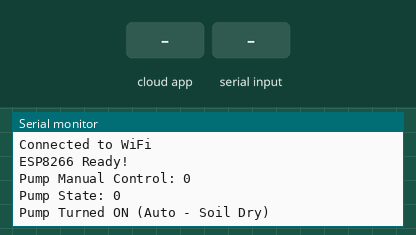
A sketch run on a simulated ESP8266 (NodeMCU). Parts: the last lines printed to the serial monitor. The test bench sets the inputs (shaded band). WiFi joins after 1.5 s; servers stay silent unless stated; the Firebase database answers and starts empty.

Above: at 3.2 s.
3.3 s: the phone or cloud app sets PumpManual to 1
At 5.2 s:
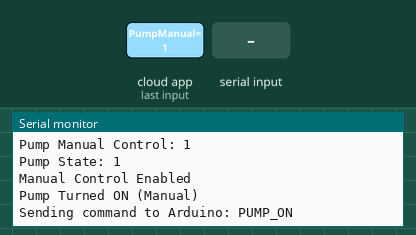
8.7 s: "90,45\n" received over the second serial link
At 9.41 s:
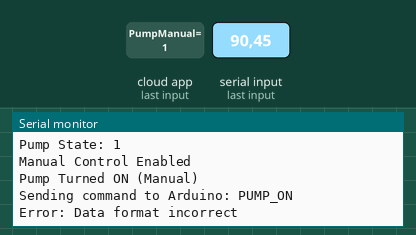
10.7 s: "90,45,200,10\n" received over the second serial link
At 11.76 s:
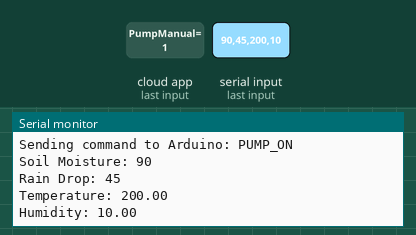

The sketch:

arduino.ino
```cpp
// #include <ESP8266WiFi.h>
// #include <FirebaseESP8266.h>
// #include <SoftwareSerial.h>

// // WiFi Credentials
// #define WIFI_SSID "Redme"
// #define WIFI_PASSWORD "30303030"

// // Firebase Credentials
// #define FIREBASE_HOST "soilmoisture-3abe7-default-rtdb.firebaseio.com"
// #define FIREBASE_AUTH "V8HSNOkBU03Y5jlgjmVIl8MOSZUNNssydm6xIrFr"

// // Firebase objects
// FirebaseData firebaseData;
// FirebaseAuth auth;
// FirebaseConfig config;

// // SoftwareSerial for communication with Arduino
// #define RX_PIN D7  // ESP8266 RX (Connect to Arduino TX)
// #define TX_PIN D8  // ESP8266 TX (Connect to Arduino RX)
// SoftwareSerial mySerial(RX_PIN, TX_PIN);

// void setup() {
//   Serial.begin(9600);  // Serial Monitor
//   mySerial.begin(9600); // Communication with Arduino

//   WiFi.begin(WIFI_SSID, WIFI_PASSWORD);
//   Serial.print("Connecting to WiFi");

//   while (WiFi.status() != WL_CONNECTED) {
//     delay(1000);
//     Serial.print(".");
//   }
//   Serial.println("\nWiFi Connected!");

//   config.host = FIREBASE_HOST;
//   config.signer.tokens.legacy_token = FIREBASE_AUTH;
//   Firebase.begin(&config, &auth);
//   Firebase.reconnectWiFi(true);
// }

// void loop() {
//   if (mySerial.available()) {  // Read from Arduino
//     String data = mySerial.readStringUntil('\n');
//     data.trim();  // Remove any extra spaces or newline characters

//     Serial.println("Received from Arduino: " + data);  // Debugging

//     // Parse the received data properly
//     int soilMoisture, rainDrop;
//     float temperature, humidity;

//     int scanCount = sscanf(data.c_str(), "%d,%d,%f,%f", &soilMoisture, &rainDrop, &temperature, &humidity);

//     if (scanCount != 4) {
//       Serial.println("Error: Data format incorrect");
//       return;
//     }

//     Serial.println("Parsed Data:");
//     Serial.println("Soil Moisture: " + String(soilMoisture));
//     Serial.println("Rain Drop: " + String(rainDrop));
//     Serial.println("Temperature: " + String(temperature));
//     Serial.println("Humidity: " + String(humidity));

//     // Sending data to Firebase
//     String path = "/SmartIrrigation/" + String(millis());

//     if (Firebase.setFloat(firebaseData, path + "/Temperature", temperature)) {
//       Serial.println("Temperature Sent to Firebase");
//     } else {
//       Serial.println("Firebase Error: " + firebaseData.errorReason());
//     }

//     if (Firebase.setFloat(firebaseData, path + "/Humidity", humidity)) {
//       Serial.println("Humidity Sent to Firebase");
//     } else {
//       Serial.println("Firebase Error: " + firebaseData.errorReason());
//     }

//     if (Firebase.setInt(firebaseData, path + "/SoilMoisture", soilMoisture)) {
//       Serial.println("Soil Moisture Sent to Firebase");
//     } else {
//       Serial.println("Firebase Error: " + firebaseData.errorReason());
//     }

//     if (Firebase.setInt(firebaseData, path + "/RainDrop", rainDrop)) {
//       Serial.println("Rain Drop Sent to Firebase");
//     } else {
//       Serial.println("Firebase Error: " + firebaseData.errorReason());
//     }

//     Serial.println("Data Sent Successfully!\n");
//   }

//   delay(2000);
// }

// #include <SoftwareSerial.h>
// #include <ESP8266WiFi.h>
// #include <FirebaseESP8266.h>

// #define WIFI_SSID "Redme"
// #define WIFI_PASSWORD "30303030"

// #define FIREBASE_HOST "soilmoisture-3abe7-default-rtdb.firebaseio.com"
// #define FIREBASE_AUTH "V8HSNOkBU03Y5jlgjmVIl8MOSZUNNssydm6xIrFr"

// // Define software serial for ESP8266 (D6 = RX, D5 = TX)
// SoftwareSerial espSerial(D7, D8);

// FirebaseData firebaseData;
// FirebaseAuth auth;
// FirebaseConfig config;

// bool manualControl = false;
// bool pumpState = false;  // False = OFF, True = ON
// unsigned long lastCheckTime = 0;
// unsigned long scheduleTime = 0; // Time in milliseconds for scheduling pump ON

// void setup() {
//     Serial.begin(115200);
//     espSerial.begin(9600);

//     WiFi.begin(WIFI_SSID, WIFI_PASSWORD);
//     while (WiFi.status() != WL_CONNECTED) {
//         delay(1000);
//         Serial.print(".");
//     }
//     Serial.println("\nConnected to WiFi");

//     config.host = FIREBASE_HOST;
//     config.signer.tokens.legacy_token = FIREBASE_AUTH;
//     Firebase.begin(&config, &auth);
//     Firebase.reconnectWiFi(true);

//     Serial.println("ESP8266 Ready!");
// }

// void loop() {
//     if (espSerial.available()) {
//         String data = espSerial.readStringUntil('\n');  // Read from Arduino
//         Serial.println("Received from Arduino: " + data);
//         //String data = mySerial.readStringUntil('\n');
//     data.trim();  // Remove any extra spaces or newline characters

//    // Serial.println("Received from Arduino: " + data);  // Debugging

//     // Parse the received data properly
//     int soilMoisture, rainDrop;
//     float temperature, humidity;

//     int scanCount = sscanf(data.c_str(), "%d,%d,%f,%f", &soilMoisture, &rainDrop, &temperature, &humidity);

//     if (scanCount != 4) {
//       Serial.println("Error: Data format incorrect");
//       return;
//     }

//     Serial.println("Parsed Data:");
//     Serial.println("Soil Moisture: " + String(soilMoisture));
//     Serial.println("Rain Drop: " + String(rainDrop));
//     Serial.println("Temperature: " + String(temperature));
//     Serial.println("Humidity: " + String(humidity));

//     // Sending data to Firebase
//     String path = "/SmartIrrigation/" + String(millis());

//     if (Firebase.setFloat(firebaseData, path + "/Temperature", temperature)) {
//       Serial.println("Temperature Sent to Firebase");
//     } else {
//       Serial.println("Firebase Error: " + firebaseData.errorReason());
//     }

//     if (Firebase.setFloat(firebaseData, path + "/Humidity", humidity)) {
//       Serial.println("Humidity Sent to Firebase");
//     } else {
//       Serial.println("Firebase Error: " + firebaseData.errorReason());
//     }

//     if (Firebase.setInt(firebaseData, path + "/SoilMoisture", soilMoisture)) {
//       Serial.println("Soil Moisture Sent to Firebase");
//     } else {
//       Serial.println("Firebase Error: " + firebaseData.errorReason());
//     }

//     if (Firebase.setInt(firebaseData, path + "/RainDrop", rainDrop)) {
//       Serial.println("Rain Drop Sent to Firebase");
//     } else {
//       Serial.println("Firebase Error: " + firebaseData.errorReason());
//     }


//         // int smIndex = data.indexOf(",");
//         // int rainIndex = data.indexOf(",", smIndex + 1);
//         // int tempIndex = data.indexOf(",", rainIndex + 1);

//         // int soilMoisture = data.substring(0, smIndex).toInt();
//         // int rainDrop = data.substring(smIndex + 1, rainIndex).toInt();
//         // float temperature = data.substring(rainIndex + 1, tempIndex).toFloat();
//         // float humidity = data.substring(tempIndex + 1).toFloat();

//         // String path = "/SmartIrrigation/" + String(millis());

//         // // Upload to Firebase
//         // Firebase.setInt(firebaseData,path + "/SmartIrrigation/SoilMoisture", soilMoisture);
//         // Firebase.setInt(firebaseData,path + "/SmartIrrigation/RainDrop", rainDrop);
//         // Firebase.setFloat(firebaseData,path + "/SmartIrrigation/Temperature", temperature);
//         // Firebase.setFloat(firebaseData,path +"/SmartIrrigation/Humidity", humidity);

//         Serial.println("Data Uploaded to Firebase!");
//     }

//     // Check Firebase for manual pump control
//     if (Firebase.getBool(firebaseData, "/SmartIrrigation/PumpManual")) {
//         manualControl = firebaseData.boolData();
//     }

//     if (Firebase.getBool(firebaseData, "/SmartIrrigation/PumpState")) {
//         pumpState = firebaseData.boolData();
//     }

//     if (manualControl) {
//         // Send pump ON/OFF command to Arduino
//         espSerial.println(pumpState ? "PUMP_ON" : "PUMP_OFF");
//         Serial.println(pumpState ? "Pump Turned ON (Manual)" : "Pump Turned OFF (Manual)");
//     } else {
//         // Automatic Mode (Soil Moisture Based)
//         if (Firebase.getInt(firebaseData, "/SmartIrrigation/ScheduledTime")) {
//             scheduleTime = firebaseData.intData();
//         }

//         unsigned long currentMillis = millis();
//         if (scheduleTime > 0 && currentMillis > scheduleTime) {
//             pumpState = true;
//             Firebase.setBool(firebaseData, "/SmartIrrigation/PumpState", true);
//             espSerial.println("PUMP_ON");
//             Serial.println("Pump Turned ON (Scheduled)");
//         }
//         else if (pumpState) {
//             espSerial.println("PUMP_OFF");
//             Serial.println("Pump Turned OFF");
//         }
//     }

//     delay(5000);
// }

#include <SoftwareSerial.h>
#include <ESP8266WiFi.h>
#include <FirebaseESP8266.h>

#define WIFI_SSID "Redme"
#define WIFI_PASSWORD "30303030"

#define FIREBASE_HOST "soilmoisture-3abe7-default-rtdb.firebaseio.com"
#define FIREBASE_AUTH "V8HSNOkBU03Y5jlgjmVIl8MOSZUNNssydm6xIrFr"

// Define software serial for ESP8266 (D7 = RX, D8 = TX)
SoftwareSerial espSerial(D7, D8);

FirebaseData firebaseData;
FirebaseAuth auth;
FirebaseConfig config;

bool manualControl = false;
bool pumpState = false;  // False = OFF, True = ON
unsigned long lastCheckTime = 0;
unsigned long scheduleTime = 0;
bool scheduleActive = false;

void setup() {
    Serial.begin(9600);
    espSerial.begin(9600);

    WiFi.begin(WIFI_SSID, WIFI_PASSWORD);
    while (WiFi.status() != WL_CONNECTED) {
        delay(1000);
        Serial.print(".");
    }
    Serial.println("\nConnected to WiFi");

    config.host = FIREBASE_HOST;
    config.signer.tokens.legacy_token = FIREBASE_AUTH;
    Firebase.begin(&config, &auth);
    Firebase.reconnectWiFi(true);

    Serial.println("ESP8266 Ready!");
}

void loop() {
  int soilMoisture, rainDrop;
        float temperature, humidity;
    if (espSerial.available()) {
        String data = espSerial.readStringUntil('\n');  // Read from Arduino
        data.trim();


        int scanCount = sscanf(data.c_str(), "%d,%d,%f,%f", &soilMoisture, &rainDrop, &temperature, &humidity);

        if (scanCount != 4) {
            Serial.println("Error: Data format incorrect");
            return;
        }

        Serial.println("Soil Moisture: " + String(soilMoisture));
        Serial.println("Rain Drop: " + String(rainDrop));
        Serial.println("Temperature: " + String(temperature));
        Serial.println("Humidity: " + String(humidity));

        // Send data to Firebase
        String path = "/SmartIrrigation/" + String(millis());
        // Firebase.setFloat(firebaseData, path + "/Temperature", temperature);
        // Firebase.setFloat(firebaseData, path + "/Humidity", humidity);
        // Firebase.setInt(firebaseData, path + "/SoilMoisture", soilMoisture);
        // Firebase.setInt(firebaseData, path + "/RainDrop", rainDrop);
        if (Firebase.setFloat(firebaseData, path + "/Temperature", temperature)) {
      Serial.println("Temperature Sent to Firebase");
    } else {
      Serial.println("Firebase Error: " + firebaseData.errorReason());
    }

    if (Firebase.setFloat(firebaseData, path + "/Humidity", humidity)) {
      Serial.println("Humidity Sent to Firebase");
    } else {
      Serial.println("Firebase Error: " + firebaseData.errorReason());
    }

    if (Firebase.setInt(firebaseData, path + "/SoilMoisture", soilMoisture)) {
      Serial.println("Soil Moisture Sent to Firebase");
    } else {
      Serial.println("Firebase Error: " + firebaseData.errorReason());
    }

    if (Firebase.setInt(firebaseData, path + "/RainDrop", rainDrop)) {
      Serial.println("Rain Drop Sent to Firebase");
    } else {
      Serial.println("Firebase Error: " + firebaseData.errorReason());
    }
    }

    // Check Firebase for manual pump control
    if (Firebase.getBool(firebaseData, "/SmartIrrigation/PumpManual")) {
    manualControl = firebaseData.boolData();
    Serial.println("Pump Manual Control: " + String(manualControl));
} else {
    Serial.println("Failed to read PumpManual from Firebase: " + firebaseData.errorReason());
}

if (Firebase.getBool(firebaseData, "/SmartIrrigation/pumpState")) {
    pumpState = firebaseData.boolData();
    Serial.println("Pump State: " + String(pumpState));
} else {
    Serial.println("Failed to read PumpState from Firebase: " + firebaseData.errorReason());
}


    if (manualControl) {
    Serial.println("Manual Control Enabled");

    if (pumpState) {
        espSerial.println("PUMP_ON");
        Serial.println("Pump Turned ON (Manual)");
    } else {
        espSerial.println("PUMP_OFF");
        Serial.println("Pump Turned OFF (Manual)");
    }
     // Debug: Confirm data is being sent to Arduino
    Serial.println("Sending command to Arduino: " + String(pumpState ? "PUMP_ON" : "PUMP_OFF"));
    //delay(1000); // Small delay to ensure Arduino processes the command
}

    else {
        // Automatic Control (Soil Moisture Based)
        if (Firebase.getInt(firebaseData, "/SmartIrrigation/ScheduledTime")) {
            scheduleTime = firebaseData.intData();
        }

        unsigned long currentMillis = millis();
      if (!manualControl) { // Only run automatic control when manual mode is OFF
    if (scheduleTime > 0 && currentMillis >= scheduleTime && !scheduleActive) {
        scheduleActive = true;
        pumpState = true;
        Firebase.setBool(firebaseData, "/SmartIrrigation/pumpState", true);
        espSerial.println("PUMP_ON");
        Serial.println("Pump Turned ON (Scheduled)");
        delay(1000);
        pumpState = false;
        Firebase.setBool(firebaseData, "/SmartIrrigation/pumpState", false);
        espSerial.println("PUMP_OFF");
        Serial.println("Pump Turned OFF (After Scheduled Run)");
        scheduleTime = 0;
        Firebase.setInt(firebaseData, "/SmartIrrigation/ScheduledTime", 0);
        scheduleActive = false;
    }
    else if (!scheduleActive && soilMoisture > 500) {
        pumpState = true;
        Firebase.setBool(firebaseData, "/SmartIrrigation/pumpState", true);
        espSerial.println("PUMP_ON");
        Serial.println("Pump Turned ON (Auto - Soil Dry)");
    }
    else if (!scheduleActive && soilMoisture < 500) {
        pumpState = false;
        Firebase.setBool(firebaseData, "/SmartIrrigation/pumpState", false);
        espSerial.println("PUMP_OFF");
        Serial.println("Pump Turned OFF (Auto - Soil Wet)");
    }
}
    }

    delay(2000);  // Reduce Firebase read frequency
}
```

Measured:
- after the input at 3.3 s, the serial monitor: prints a new line after 1.5 s (image 1)
- after the input at 8.7 s, the serial monitor: prints a new line after 0.58 s (image 2)
- after the input at 10.7 s, the serial monitor: prints a new line after 0.92 s (image 3)
